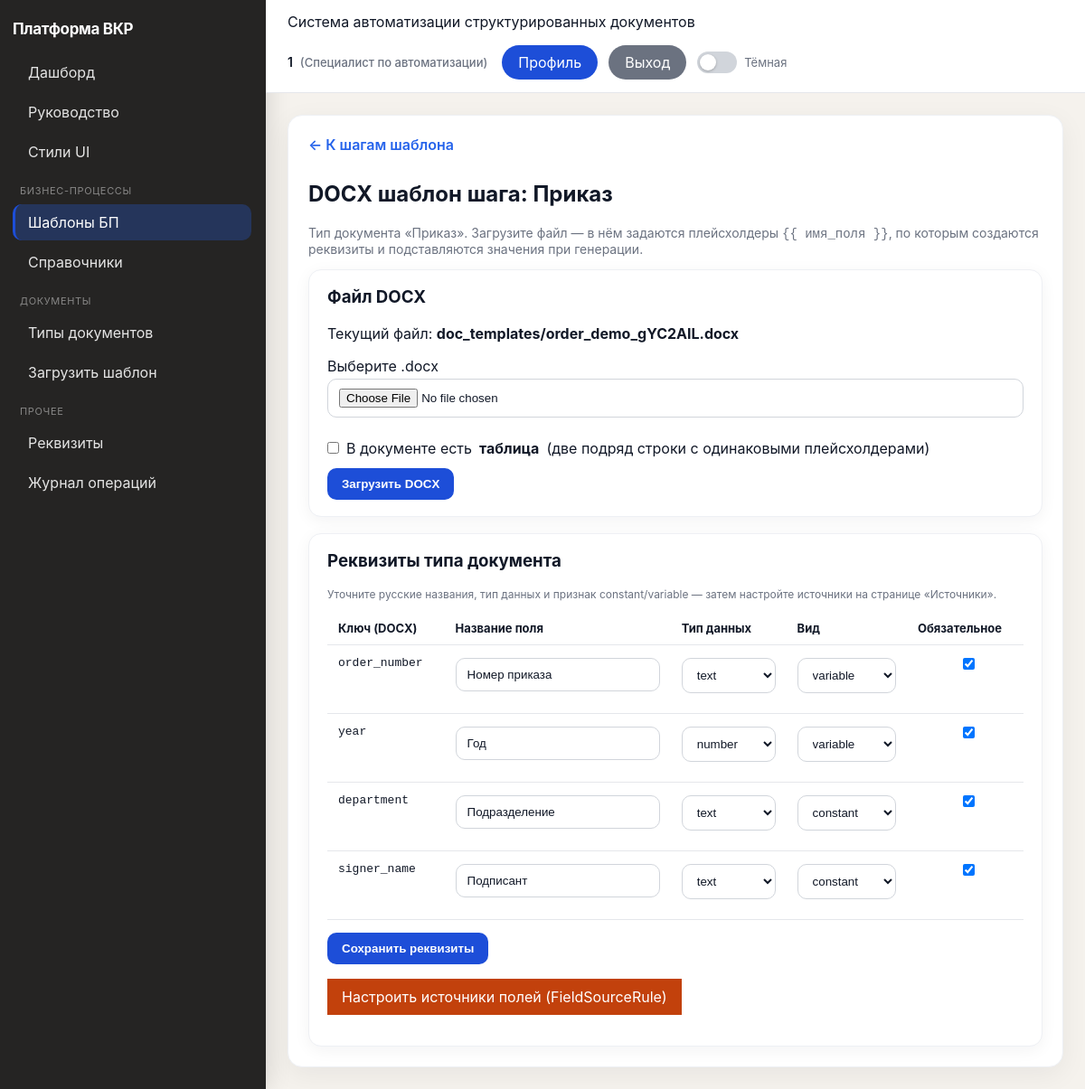
The page /ui/bpm/process-templates/1/steps/1/document/ (signed in) on the database its author committed.
### apps/users/models.py (models this page shows, shortened)
class Users(models.Model):
    user_id = models.BigAutoField(primary_key=True)
    login = models.CharField(max_length=150, unique=True)
    full_name = models.CharField(max_length=255)
    password = models.CharField(max_length=255, default="changeme")
    password_hash = models.CharField(max_length=255, blank=True)
    role_id = models.ForeignKey("roles.Roles", on_delete=models.PROTECT, related_name="users")
    class Meta:
        db_table = "Users"

### apps/roles/models.py (models this page shows, shortened)
class Roles(models.Model):
    role_id = models.BigAutoField(primary_key=True)
    role_name = models.CharField(max_length=50, unique=True)
    description = models.TextField(blank=True)
    class Meta:
        db_table = "Roles"

### apps/bpm/models.py (models this page shows, shortened)
class ProcessDocumentTemplate(models.Model):
    pdt_id = models.BigAutoField(primary_key=True)
    business_process_template = models.ForeignKey(
        BusinessProcessTemplate,
        on_delete=models.CASCADE,
        related_name="document_templates",
    )
    step_order = models.PositiveIntegerField()
    name = models.CharField(max_length=255)
    document_type = models.ForeignKey(
        "templates_cfg.DocumentTypes",
        on_delete=models.PROTECT,
        related_name="process_document_templates",
    )
    class Meta:
        db_table = "ProcessDocumentTemplates"
        ordering = ("business_process_template", "step_order")
        unique_together = (("business_process_template", "step_order"),)

### apps/templates_cfg/models.py (models this page shows, shortened)
class DocumentTypes(models.Model):
    document_type_id = models.BigAutoField(primary_key=True)
    name = models.CharField(max_length=255)
    description = models.TextField(blank=True)
    template_file = models.FileField(upload_to="doc_templates/", null=True, blank=True)
    template_html = models.TextField(blank=True)
    has_table_template = models.BooleanField(
        default=False,
        help_text="В DOCX есть повторяющаяся таблица: две подряд строки с одинаковыми плейсхолдерами; ключи не дублируются в каталоге полей.",
    )
    table_anchor_json = models.TextField(
        blank=True,
        default="",
        help_text="JSON: индекс таблицы и две строки-шаблона, например {\"table_idx\":0,\"row0\":1,\"row1\":2}.",
    )
    class Meta:
        db_table = "DocumentTypes"

### apps/requisites/models.py (models this page shows)
class Requisites(models.Model):
    FIELD_KIND_CHOICES = (("constant", "constant"), ("variable", "variable"))
    DATA_TYPE_CHOICES = (
        ("text", "text"),
        ("number", "number"),
        ("date", "date"),
        ("select", "select"),
        ("boolean", "boolean"),
    )
    requisite_id = models.BigAutoField(primary_key=True)
    name = models.CharField(max_length=255)
    data_type = models.CharField(max_length=30, choices=DATA_TYPE_CHOICES, default="text")
    is_required = models.BooleanField(default=False)
    field_kind = models.CharField(max_length=20, choices=FIELD_KIND_CHOICES, default="variable")
    placeholder_key = models.CharField(max_length=255, blank=True)
    is_table_column = models.BooleanField(
        default=False,
        help_text="Поле относится к повторяющимся строкам таблицы в DOCX (значения хранятся в Documents.table_rows_json).",
    )
    document_type_id = models.ForeignKey("templates_cfg.DocumentTypes", on_delete=models.CASCADE, related_name="requisites")
    class Meta:
        db_table = "Requisites"

### apps/bpm/step_views.py (the view, shortened to what this page needs)
class UIBPMStepDocumentView(LoginRequiredRoleMixin, View):
    allowed_roles = {"ADMIN", "SPECIALIST"}
    def get(self, request, bpt_id, pdt_id):
        bpt = get_object_or_404(BusinessProcessTemplate, bpt_id=bpt_id)
        pdt = get_object_or_404(
            ProcessDocumentTemplate.objects.select_related("document_type"),
            pdt_id=pdt_id,
            business_process_template=bpt,
        )
        dt = pdt.document_type
        requisites = Requisites.objects.filter(document_type_id=dt).order_by("requisite_id")
        extracted = []
        if dt.template_file and dt.template_file.name.lower().endswith(".docx"):
            try:
                extracted = extract_placeholders_from_docx(dt.template_file.path)
            except Exception:
                extracted = []
        return render(
            request,
            "ui/bpm/specialist/step_document.html",
            {
                "bpt": bpt,
                "pdt": pdt,
                "doc_type": dt,
                "requisites": requisites,
                "extracted_placeholders": extracted,
            },
        )

### templates/ui/bpm/specialist/step_document.html (shortened to what this page needs)
{% extends "ui/base.html" %}
{% block content %}
<a class="back-link" href="{% url 'ui-bpm-process-template-detail' bpt_id=bpt.bpt_id %}">← К шагам шаблона</a>
<h2>DOCX шаблон шага: {{ pdt.name }}</h2>
<p class="text-muted">
  Тип документа «{{ doc_type.name }}».
  Загрузите файл — в нём задаются плейсхолдеры
  {% verbatim %}<code>{{ имя_поля }}</code>{% endverbatim %}, по которым создаются реквизиты и подставляются значения при генерации.
</p>
<div class="card" style="margin-bottom:18px;">
  <h3 style="margin-top:0;">Файл DOCX</h3>
  {% if doc_type.template_file %}
    <p>Текущий файл: <strong>{{ doc_type.template_file.name }}</strong></p>
  {% else %}
    <p class="text-muted">Файл ещё не загружен.</p>
  {% endif %}
  <form method="post" enctype="multipart/form-data" class="form-grid-3">
    <div class="full-row"><label>Выберите .docx</label><input type="file" name="template_file" accept=".docx" required /></div>
    <div class="full-row">
      <label style="display:flex;align-items:center;gap:8px;width:auto;">
        <input type="checkbox" name="has_table_template" value="on" style="width:auto;margin:0;" />
        В документе есть <strong>таблица</strong> (две подряд строки с одинаковыми плейсхолдерами)
      </label>
    </div>
    <div style="align-self:end;"><button type="submit" class="btn btn-save">Загрузить DOCX</button></div>
  </form>
</div>
<div class="card">
  <h3 style="margin-top:0;">Реквизиты типа документа</h3>
  <p class="hint">Уточните русские названия, тип данных и признак constant/variable — затем настройте источники на странице «Источники».</p>
  <form method="post">{% csrf_token %}
    <table class="zebra tight">
      <thead>
        <tr>
          <th>Ключ (DOCX)</th>
          <th>Название поля</th>
          <th>Тип данных</th>
          <th>Вид</th>
          <th>Обязательное</th>
        </tr>
      </thead>
      <tbody>
      {% for req in requisites %}
        <tr>
          <td><code>{{ req.placeholder_key }}</code></td>
          <td><input type="text" name="name_{{ req.requisite_id }}" value="{{ req.name }}" /></td>
          <td>
            <select name="data_type_{{ req.requisite_id }}">
              <option value="text" {% if req.data_type == 'text' %}selected{% endif %}>text</option>
              <option value="number" {% if req.data_type == 'number' %}selected{% endif %}>number</option>
            </select>
          </td>
          <td>
            <select name="field_kind_{{ req.requisite_id }}">
              <option value="variable" {% if req.field_kind == 'variable' %}selected{% endif %}>variable</option>
              <option value="constant" {% if req.field_kind == 'constant' %}selected{% endif %}>constant</option>
            </select>
          </td>
          <td style="text-align:center;">
            <input type="checkbox" name="is_required_{{ req.requisite_id }}" {% if req.is_required %}checked{% endif %} />
          </td>
        </tr>
      {% empty %}
        <tr><td colspan="5">Реквизитов пока нет — загрузите DOCX с плейсхолдерами.</td></tr>
      {% endfor %}
      </tbody>
    </table>
    {% if requisites %}
    <button type="submit" class="btn btn-save" style="margin-top:14px;">Сохранить реквизиты</button>
    {% endif %}
  </form>
  <p style="margin-top:16px;">
    <a href="{% url 'ui-bpm-field-rules' bpt_id=bpt.bpt_id pdt_id=pdt.pdt_id %}" class="btn btn-edit">Настроить источники полей (FieldSourceRule)</a>
  </p>
</div>
{% endblock %}

### templates/ui/base.html (shortened to what this page needs)
<!doctype html>
<html lang="ru">
<head>
</head>
{% load ui_labels %}
<body>
<div class="layout">
    <aside class="sidebar">
        <div class="brand">Платформа ВКР</div>
        <nav class="menu">
            <a href="/" class="{% if request.path == '/' %}active{% endif %}">Дашборд</a>
            <a href="/ui/help/" class="{% if '/ui/help/' in request.path %}active{% endif %}">Руководство</a>
            {% if current_enterprise_user %}
            <a href="{% url 'ui-system-styleguide' %}" class="{% if '/ui/system/styleguide' in request.path %}active{% endif %}">Стили UI</a>
                {% if current_enterprise_user.role_id.role_name == "ADMIN" %}
                    <div class="menu-title">Основное</div>
                    <a href="/ui/users/" class="{% if '/ui/users/' in request.path %}active{% endif %}">Пользователи</a>
                    <a href="/ui/roles/" class="{% if '/ui/roles/' in request.path %}active{% endif %}">Роли</a>
                    <a href="/ui/documents/" class="{% if '/ui/documents/' in request.path %}active{% endif %}">Документы</a>
                    <div class="menu-title">Контроль</div>
                    <a href="/ui/logs/" class="{% if '/ui/logs/' in request.path %}active{% endif %}">Журнал операций</a>
                {% elif current_enterprise_user.role_id.role_name == "SPECIALIST" %}
                    <div class="menu-title">Бизнес-процессы</div>
                    <a href="/ui/bpm/process-templates/" class="{% if '/ui/bpm/process-templates' in request.path %}active{% endif %}">Шаблоны БП</a>
                    <a href="/ui/bpm/dictionaries/" class="{% if '/ui/bpm/dictionaries' in request.path %}active{% endif %}">Справочники</a>
                    <div class="menu-title">Документы</div>
                    <a href="/ui/document-types/" class="{% if '/ui/document-types/' in request.path %}active{% endif %}">Типы документов</a>
                    <a href="/ui/templates/create/" class="{% if '/ui/templates/create' in request.path %}active{% endif %}">Загрузить шаблон</a>
                    <div class="menu-title">Прочее</div>
                    <a href="/ui/requisites/" class="{% if '/ui/requisites/' in request.path %}active{% endif %}">Реквизиты</a>
                    <a href="/ui/logs/" class="{% if '/ui/logs/' in request.path %}active{% endif %}">Журнал операций</a>
                {% endif %}
            {% endif %}
        </nav>
    </aside>
    <main class="main">
        <div class="topbar">
            <div>
                Система автоматизации структурированных документов
            </div>
            <div class="topbar-user">
                {% if current_enterprise_user %}
                    <span class="topbar-user-meta">
                        <strong>{{ current_enterprise_user.full_name }}</strong>
                        <span class="topbar-user-role">({{ current_enterprise_user.role_id.role_name|role_ru }})</span>
                    </span>
                    <div class="topbar-actions">
                        <a href="/profile/" class="btn btn-save btn-pill btn-inline">Профиль</a>
                        <a href="/logout/" class="btn btn-back btn-pill btn-inline">Выход</a>
                        <label class="theme-toggle" title="Тёмная тема">
                            <span class="theme-toggle-track" aria-hidden="true"></span>
                            <span class="theme-toggle-label">Тёмная</span>
                        </label>
                    </div>
                {% else %}
                    <a href="/login/" class="btn btn-save btn-pill">Вход</a>
                {% endif %}
            </div>
        </div>
        <div class="content">
            <div class="panel">
                {% block content %}{% endblock %}
            </div>
        </div>
    </main>
</div>
</body>
</html>

### rows shown on the page
Users: full_name "1", role_id.role_name|role_ru "Специалист по автоматизации"
ProcessDocumentTemplate: name "Приказ"
DocumentTypes: name "Приказ", template_file.name "doc_templates/order_demo_gYC2AIL.docx"
Requisites: placeholder_key "order_number", name "Номер приказа", data_type+requisite_id "text", field_kind+requisite_id "variable", is_required "☑"
Requisites: placeholder_key "year", name "Год", data_type+requisite_id "number", field_kind+requisite_id "variable", is_required "☑"
Requisites: placeholder_key "department", name "Подразделение", data_type+requisite_id "text", field_kind+requisite_id "constant", is_required "☑"
Requisites: placeholder_key "signer_name", name "Подписант", data_type+requisite_id "text", field_kind+requisite_id "constant", is_required "☑"
